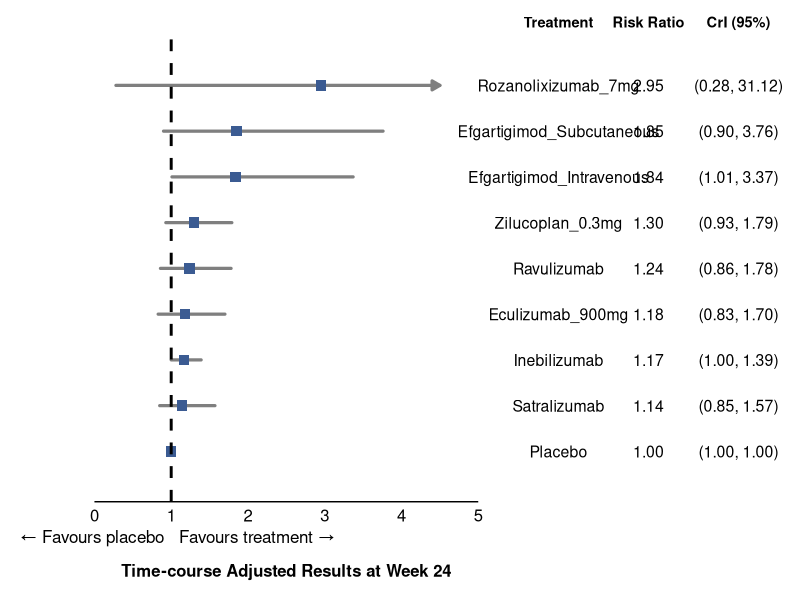
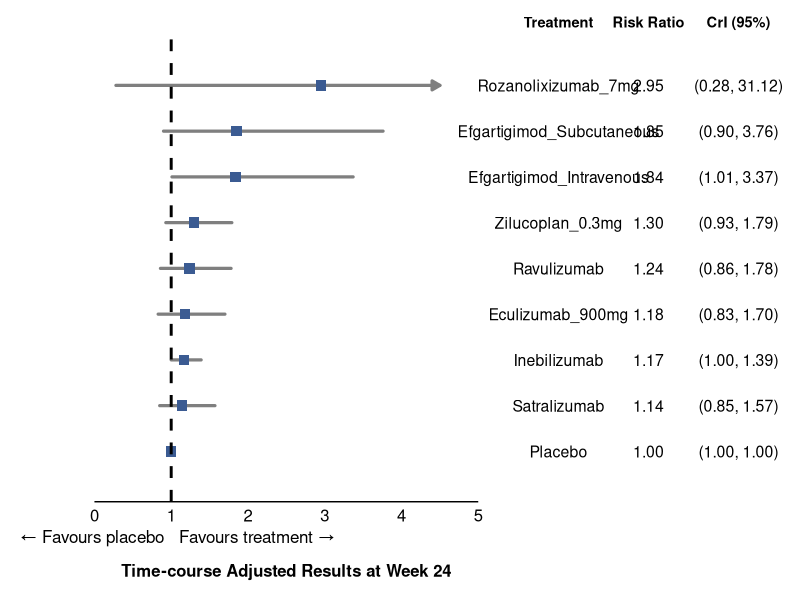

These charts were generated, in order, by the following R code:
library(tidyverse)
library(patchwork)

# suitably use setwd()
df <- openxlsx::read.xlsx("Table_01_MG_ADL_3pt_improvement.xlsx")

# Preserve top-to-bottom order in the plot
df$Treatment <- factor(df$Treatment, levels = rev(df$Treatment))

# Label column combining RR and CrI, formatted with fixed decimals
df$RR_label  <- sprintf("%.2f", df$RR)
df$CrI_label <- sprintf("(%.2f, %.2f)", df$lower, df$upper)

# ---- Shared theme elements for row alignment ----
n <- nrow(df)

# ---- Axis limits & arrow logic ----
# Any CI that extends past these limits is truncated and gets an arrowhead
# on the truncated end(s) instead of running off the plot.
xlim_low  <- 0.0
xlim_high <- 4.5

df <- df %>%
  mutate(
    left_clip  = lower < xlim_low,
    right_clip = upper > xlim_high,
    seg_x      = ifelse(left_clip, xlim_low, lower),
    seg_xend   = ifelse(right_clip, xlim_high, upper)
  )

seg_none  <- filter(df, !left_clip & !right_clip)
seg_left  <- filter(df,  left_clip & !right_clip)
seg_right <- filter(df, !left_clip &  right_clip)
seg_both  <- filter(df,  left_clip &  right_clip)

arrow_spec <- function(ends) {
  arrow(angle = 30, length = unit(0.09, "inches"), ends = ends, type = "closed")
}

# ---- Forest plot (left panel)

p_forest <- ggplot(df, aes(x = RR, y = Treatment)) +
  # CI segments split by truncation status, each with the correct arrow ends
  geom_segment(
    data = seg_none,
    aes(x = seg_x, xend = seg_xend, y = Treatment, yend = Treatment),
    color = "grey50", linewidth = 1.1, lineend = "round"
  ) +
  geom_segment(
    data = seg_left,
    aes(x = seg_x, xend = seg_xend, y = Treatment, yend = Treatment),
    color = "grey50", linewidth = 1.1, lineend = "round", arrow = arrow_spec("first")
  ) +
  geom_segment(
    data = seg_right,
    aes(x = seg_x, xend = seg_xend, y = Treatment, yend = Treatment),
    color = "grey50", linewidth = 1.1, lineend = "round", arrow = arrow_spec("last")
  ) +
  geom_segment(
    data = seg_both,
    aes(x = seg_x, xend = seg_xend, y = Treatment, yend = Treatment),
    color = "grey50", linewidth = 1.1, lineend = "round", arrow = arrow_spec("both")
  ) +
  geom_point(size = 3.2, shape = 15, colour = "#3B5B92") +
  geom_vline(xintercept = 1,
             linetype = "dashed",
             color = "black",
             linewidth = 1) +
  annotate("text", x = 1, y = -0.15, label = "\u2190 Favours placebo",
           hjust = 1.05, vjust = 3, size = 4.3, color = "black") +
  annotate("text", x = 1, y = -0.15, label = "Favours treatment \u2192",
           hjust = -0.05, vjust = 3, size = 4.3, color = "black") +
  scale_x_continuous(
    breaks = seq(0, 5, 1), # tweak
    limits = c(xlim_low, xlim_high + 0.5), # tweak
    expand = c(0, 0)
  ) +
  # Lock the y-axis order explicitly. Without this, splitting the CI lines
  # into several geom_segment() layers (one per clip scenario) can cause
  # ggplot to reorder the discrete y-axis based on which layer first
  # introduces each treatment, since each layer only holds a subset of rows.
  scale_y_discrete(limits = levels(df$Treatment), drop = FALSE) +
  labs(x = "Time-course Adjusted Results at Week 24", y = NULL) +
  coord_cartesian(ylim = c(0.5, n + 0.5), clip = "off") +
  theme_minimal(base_size = 11) +
  theme(
    panel.grid.minor = element_blank(),
    panel.grid.major.y = element_blank(),
    panel.grid.major.x = element_blank(),
    axis.text.y = element_blank(),
    axis.ticks.y = element_blank(),
    axis.text.x = element_text(size = 12, color = "black"),
    axis.line.x = element_line(),
    axis.title.x = element_text(size = 12, face = "bold", margin = margin(t = 16), vjust = -3),
    plot.margin = margin(t = 5, r = 4, b = 20, l = 60),
    plot.background  = element_blank(),
    panel.background = element_blank(),
    legend.background = element_blank(),
    legend.box.background = element_blank()
  )

# ---- Table panel (right side): Treatment | Risk Ratio | CrI (95%) ----
# Build a long-format data frame so all three "columns" share the same y-axis
# and therefore stay row-aligned with the forest plot via patchwork.

tbl <- data.frame(
  Treatment = rep(df$Treatment, 3),
  col = factor(rep(c("Treatment", "Risk Ratio", "CrI (95%)"), each = n),
               levels = c("Treatment", "Risk Ratio", "CrI (95%)")),
  label = c(as.character(df$Treatment), df$RR_label, df$CrI_label)
)

p_table <- ggplot(tbl, aes(x = col, y = Treatment, label = label)) +
  geom_text(size = 4.0, color = "black", hjust = 0.5) +
  scale_x_discrete(position = "top") +
  scale_y_discrete(limits = levels(df$Treatment), drop = FALSE) +
  coord_cartesian(ylim = c(0.5, n + 0.5), clip = "off") +
  theme_void(base_size = 11) +
  theme(
    axis.text.x.top = element_text(size = 10.5, face = "bold", color = "black",
                                   margin = margin(b = 4)),
    plot.margin = margin(t = 5, r = 0, b = 10, l = 15)
  )

# ---- Combine: forest plot (left) + table (right), rows aligned ----
final_plot <- p_forest + p_table +
  plot_layout(widths = c(1, 0.75)) + # tweak
  plot_annotation(
    theme = theme(
      plot.background = element_rect(
        fill = "transparent",
        colour = NA
      ),
      panel.background = element_rect(
        fill = "transparent",
        colour = NA
      )
    )
  )

final_plot

# suitably use setwd()
ggsave("FP_01_MG_ADL_3pt_improvement.png",
       final_plot,
       width = 12.5,
       height = 5.5,
       dpi = 1000,
       bg = "transparent")
